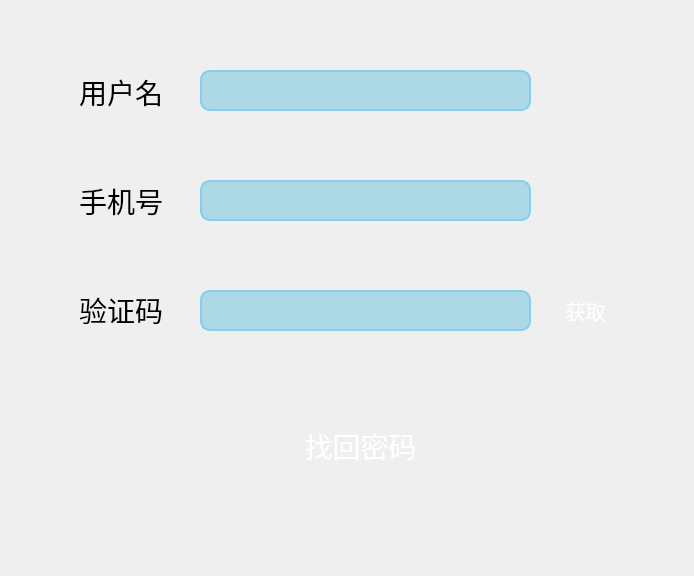
<?xml version="1.0" encoding="UTF-8"?>
<ui version="4.0">
 <class>forgetPassword</class>
 <widget class="QDialog" name="forgetPassword">
  <property name="geometry">
   <rect>
    <x>0</x>
    <y>0</y>
    <width>694</width>
    <height>576</height>
   </rect>
  </property>
  <property name="windowTitle">
   <string>Dialog</string>
  </property>
  <property name="styleSheet">
   <string notr="true">/* QLineEdit 样式 */
QLineEdit {
    color: white;
       font-family: &quot;Microsoft YaHei&quot;;
	background-color: lightblue;
    font-size: 28px; /* 提高字体大小 */
    border-style: outset;
    border-radius: 10px;

border: 2px solid #87CEEB; /* 增加边框以突出输入框 */
}


/* QLabel 样式 */
QLabel {
 font-family: &quot;Microsoft YaHei&quot;;
	background: rgba(85, 170, 255, 0);
    color: black; /* 黑色字体 */
    font-size: 28px; /* 字体大小 */
    padding: 2px; /* 内边距 */

    text-align: center; /* 居中对齐 */
}













</string>
  </property>
  <widget class="QLineEdit" name="phoneNumberLineEdit">
   <property name="geometry">
    <rect>
     <x>200</x>
     <y>180</y>
     <width>331</width>
     <height>41</height>
    </rect>
   </property>
  </widget>
  <widget class="QLineEdit" name="userNameLineEdit">
   <property name="geometry">
    <rect>
     <x>200</x>
     <y>70</y>
     <width>331</width>
     <height>41</height>
    </rect>
   </property>
   <property name="text">
    <string/>
   </property>
  </widget>
  <widget class="QPushButton" name="forgetButton">
   <property name="geometry">
    <rect>
     <x>280</x>
     <y>420</y>
     <width>161</width>
     <height>51</height>
    </rect>
   </property>
   <property name="styleSheet">
    <string notr="true">QPushButton {
    font-family: &quot;Microsoft YaHei&quot;;
    font-size: 28px;
    color: white;
    background: qlineargradient(x1:0, y1:0, x2:1, y2:0,
                  stop:0 #FDC245, stop:1 #FB9E23);
border-radius: 10px;

}
QPushButton:hover {
background-color:#FAC85C;
}</string>
   </property>
   <property name="text">
    <string>找回密码</string>
   </property>
  </widget>
  <widget class="QWidget" name="layoutWidget">
   <property name="geometry">
    <rect>
     <x>70</x>
     <y>40</y>
     <width>110</width>
     <height>321</height>
    </rect>
   </property>
   <layout class="QVBoxLayout" name="verticalLayout_3">
    <item>
     <widget class="QLabel" name="register_userName_3">
      <property name="text">
       <string>用户名</string>
      </property>
     </widget>
    </item>
    <item>
     <widget class="QLabel" name="register_userSex_3">
      <property name="text">
       <string>手机号</string>
      </property>
     </widget>
    </item>
    <item>
     <widget class="QLabel" name="register_userPhoneNumber_3">
      <property name="text">
       <string>验证码</string>
      </property>
     </widget>
    </item>
   </layout>
  </widget>
  <widget class="QLineEdit" name="checkLineEdit">
   <property name="geometry">
    <rect>
     <x>200</x>
     <y>290</y>
     <width>331</width>
     <height>41</height>
    </rect>
   </property>
   <property name="text">
    <string/>
   </property>
  </widget>
  <widget class="QPushButton" name="getCheckButton">
   <property name="geometry">
    <rect>
     <x>560</x>
     <y>290</y>
     <width>51</width>
     <height>41</height>
    </rect>
   </property>
   <property name="styleSheet">
    <string notr="true">

QPushButton {
    font-family: &quot;Microsoft YaHei&quot;;
    font-size: 20px;
    color: white;
    background: qlineargradient(x1:0, y1:0, x2:1, y2:0,
                  stop:0 #FDC245, stop:1 #FB9E23);
border-radius: 10px;

}
QPushButton:hover {
background-color:#FAC85C;
}
</string>
   </property>
   <property name="text">
    <string>获取</string>
   </property>
  </widget>
 </widget>
 <resources/>
 <connections/>
</ui>
